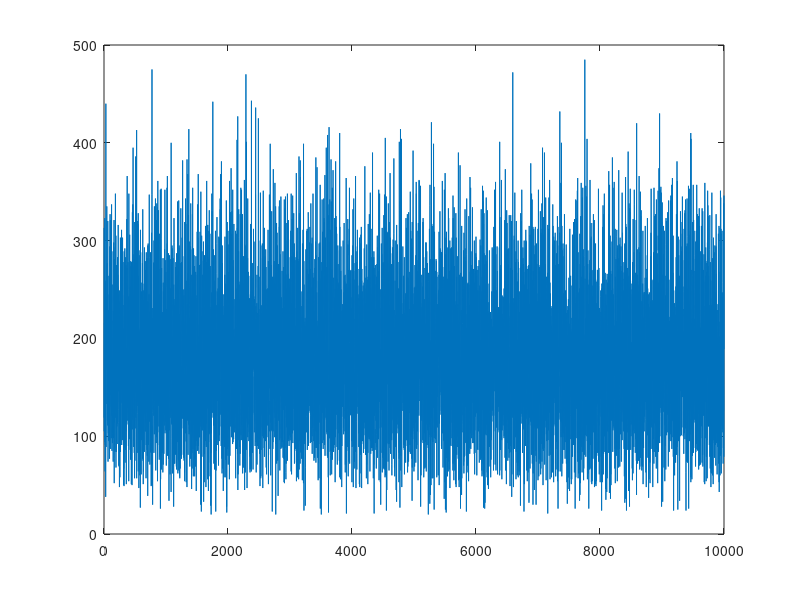

Write the MATLAB code that produced this figure.
% Q3. Typical value is around 180

clc;

n = 10000;
lambda = 5;
a = zeros(1,n);

for i=1:n
    t = 0.0;
    x = 0;
    while (t < 1)
        dt = - log(rand(1)) / lambda;
        x = x + 1;
        t = t + dt;
    end
    a(i) = sum(20 * ones(1,x) + floor(21 * rand(1,x)));
end

arrival_of_fans = sum(a)/n;
fprintf('Simulated arrival of fans is %.2f.\n', arrival_of_fans);

y = 1:1:n;
plot(y,a);